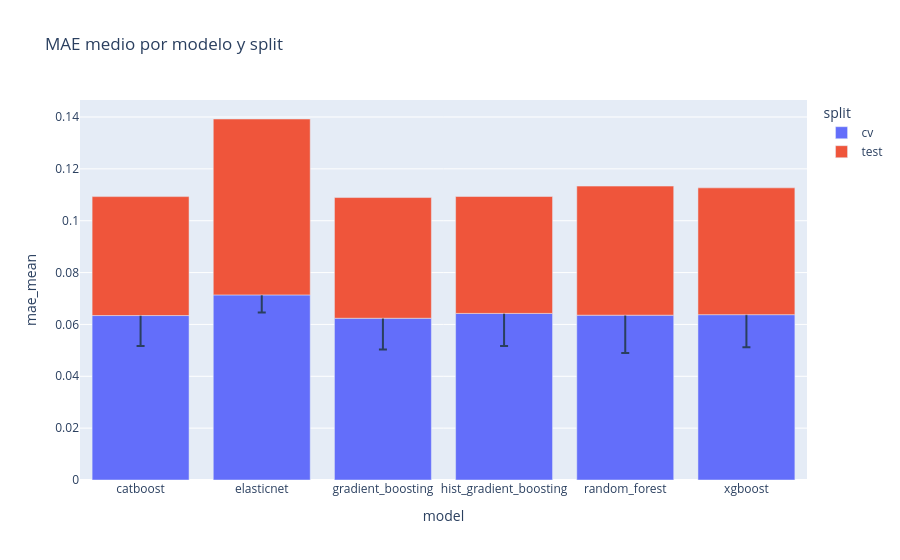
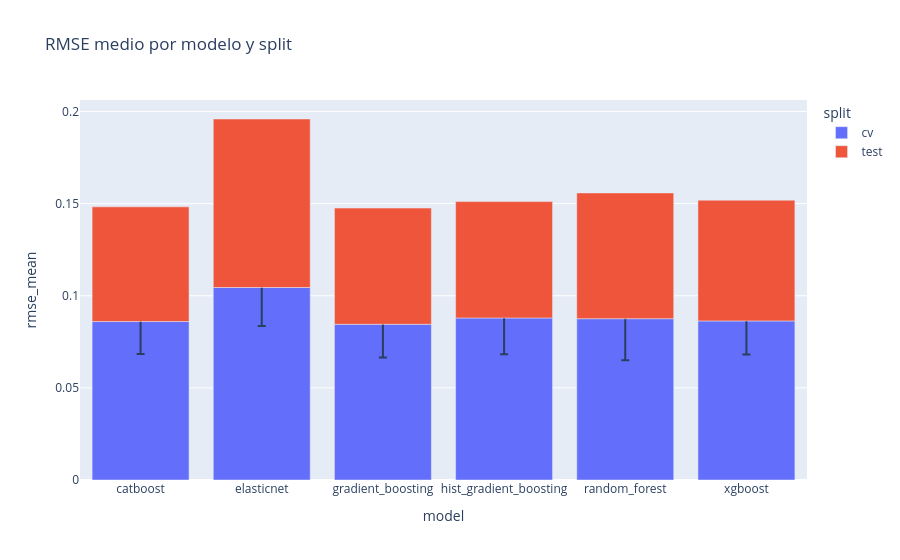
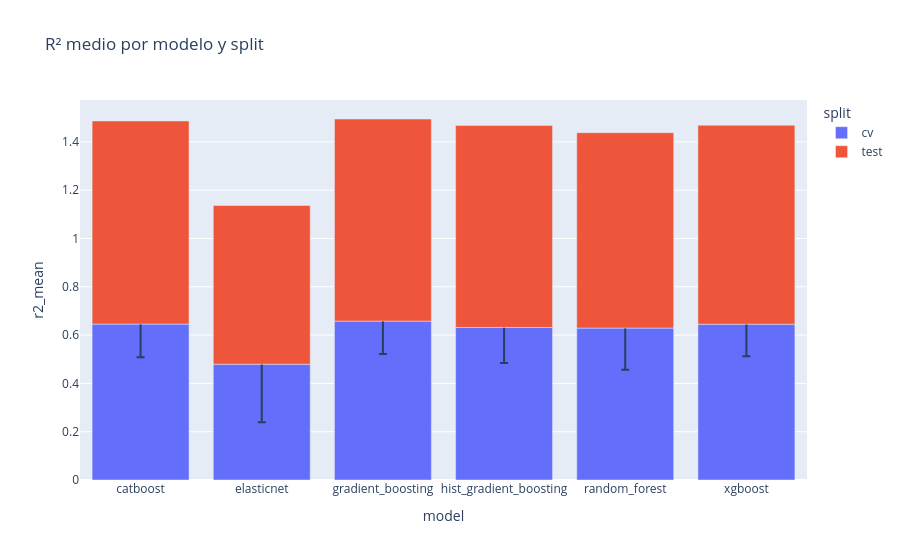

Here is the notebook cell these charts were saved with, in order:
### Markdown cell above
### 2. Metrics Comparison
Charts to compare MAE/RMSE/R² by model and split.

### Code cell
fig = px.bar(
    summary_df,
    x="model",
    y="mae_mean",
    color="split",
    error_y="mae_std",
    title="MAE medio por modelo y split",
)
fig.show()

fig = px.bar(
    summary_df,
    x="model",
    y="rmse_mean",
    color="split",
    error_y="rmse_std",
    title="RMSE medio por modelo y split",
)
fig.show()

fig = px.bar(
    summary_df,
    x="model",
    y="r2_mean",
    color="split",
    error_y="r2_std",
    title="R² medio por modelo y split",
)
fig.show()

### Figure 1 — Plotly figure (JSON) as saved in the notebook; plotly's stock layout.template omitted (floating-point values rounded to 4 significant figures)
{"data": [{"error_y": {"array": [0.01173, 0.006796, 0.01203, 0.01261, 0.01457, 0.01256]}, "hovertemplate": "split=cv<br>model=%{x}<br>mae_mean=%{y}<extra></extra>", "legendgroup": "cv", "marker": {"color": "#636efa", "pattern": {"shape": ""}}, "name": "cv", "orientation": "v", "showlegend": true, "textposition": "auto", "type": "bar", "x": ["catboost", "elasticnet", "gradient_boosting", "hist_gradient_boosting", "random_forest", "xgboost"], "xaxis": "x", "y": [0.06342, 0.07139, 0.06238, 0.06425, 0.06357, 0.06377], "yaxis": "y"}, {"error_y": {"array": [NaN, NaN, NaN, NaN, NaN, NaN]}, "hovertemplate": "split=test<br>model=%{x}<br>mae_mean=%{y}<extra></extra>", "legendgroup": "test", "marker": {"color": "#EF553B", "pattern": {"shape": ""}}, "name": "test", "orientation": "v", "showlegend": true, "textposition": "auto", "type": "bar", "x": ["catboost", "elasticnet", "gradient_boosting", "hist_gradient_boosting", "random_forest", "xgboost"], "xaxis": "x", "y": [0.04588, 0.06784, 0.04655, 0.04508, 0.04978, 0.0489], "yaxis": "y"}], "layout": {"barmode": "relative", "legend": {"title": {"text": "split"}, "tracegroupgap": 0}, "title": {"text": "MAE medio por modelo y split"}, "xaxis": {"anchor": "y", "domain": [0, 1], "title": {"text": "model"}}, "yaxis": {"anchor": "x", "domain": [0, 1], "title": {"text": "mae_mean"}}}}

### Figure 2 — Plotly figure (JSON) as saved in the notebook; plotly's stock layout.template omitted (floating-point values rounded to 4 significant figures)
{"data": [{"error_y": {"array": [0.01768, 0.02086, 0.01803, 0.01971, 0.02249, 0.01823]}, "hovertemplate": "split=cv<br>model=%{x}<br>rmse_mean=%{y}<extra></extra>", "legendgroup": "cv", "marker": {"color": "#636efa", "pattern": {"shape": ""}}, "name": "cv", "orientation": "v", "showlegend": true, "textposition": "auto", "type": "bar", "x": ["catboost", "elasticnet", "gradient_boosting", "hist_gradient_boosting", "random_forest", "xgboost"], "xaxis": "x", "y": [0.08599, 0.1045, 0.08451, 0.08794, 0.08754, 0.08633], "yaxis": "y"}, {"error_y": {"array": [NaN, NaN, NaN, NaN, NaN, NaN]}, "hovertemplate": "split=test<br>model=%{x}<br>rmse_mean=%{y}<extra></extra>", "legendgroup": "test", "marker": {"color": "#EF553B", "pattern": {"shape": ""}}, "name": "test", "orientation": "v", "showlegend": true, "textposition": "auto", "type": "bar", "x": ["catboost", "elasticnet", "gradient_boosting", "hist_gradient_boosting", "random_forest", "xgboost"], "xaxis": "x", "y": [0.06226, 0.09145, 0.06306, 0.06317, 0.06825, 0.06553], "yaxis": "y"}], "layout": {"barmode": "relative", "legend": {"title": {"text": "split"}, "tracegroupgap": 0}, "title": {"text": "RMSE medio por modelo y split"}, "xaxis": {"anchor": "y", "domain": [0, 1], "title": {"text": "model"}}, "yaxis": {"anchor": "x", "domain": [0, 1], "title": {"text": "rmse_mean"}}}}

### Figure 3 — Plotly figure (JSON) as saved in the notebook; plotly's stock layout.template omitted (floating-point values rounded to 4 significant figures)
{"data": [{"error_y": {"array": [0.1376, 0.2408, 0.1363, 0.1473, 0.1726, 0.1325]}, "hovertemplate": "split=cv<br>model=%{x}<br>r2_mean=%{y}<extra></extra>", "legendgroup": "cv", "marker": {"color": "#636efa", "pattern": {"shape": ""}}, "name": "cv", "orientation": "v", "showlegend": true, "textposition": "auto", "type": "bar", "x": ["catboost", "elasticnet", "gradient_boosting", "hist_gradient_boosting", "random_forest", "xgboost"], "xaxis": "x", "y": [0.6457, 0.4796, 0.658, 0.6317, 0.6292, 0.6453], "yaxis": "y"}, {"error_y": {"array": [NaN, NaN, NaN, NaN, NaN, NaN]}, "hovertemplate": "split=test<br>model=%{x}<br>r2_mean=%{y}<extra></extra>", "legendgroup": "test", "marker": {"color": "#EF553B", "pattern": {"shape": ""}}, "name": "test", "orientation": "v", "showlegend": true, "textposition": "auto", "type": "bar", "x": ["catboost", "elasticnet", "gradient_boosting", "hist_gradient_boosting", "random_forest", "xgboost"], "xaxis": "x", "y": [0.8411, 0.6572, 0.837, 0.8364, 0.809, 0.8239], "yaxis": "y"}], "layout": {"barmode": "relative", "legend": {"title": {"text": "split"}, "tracegroupgap": 0}, "title": {"text": "R² medio por modelo y split"}, "xaxis": {"anchor": "y", "domain": [0, 1], "title": {"text": "model"}}, "yaxis": {"anchor": "x", "domain": [0, 1], "title": {"text": "r2_mean"}}}}
